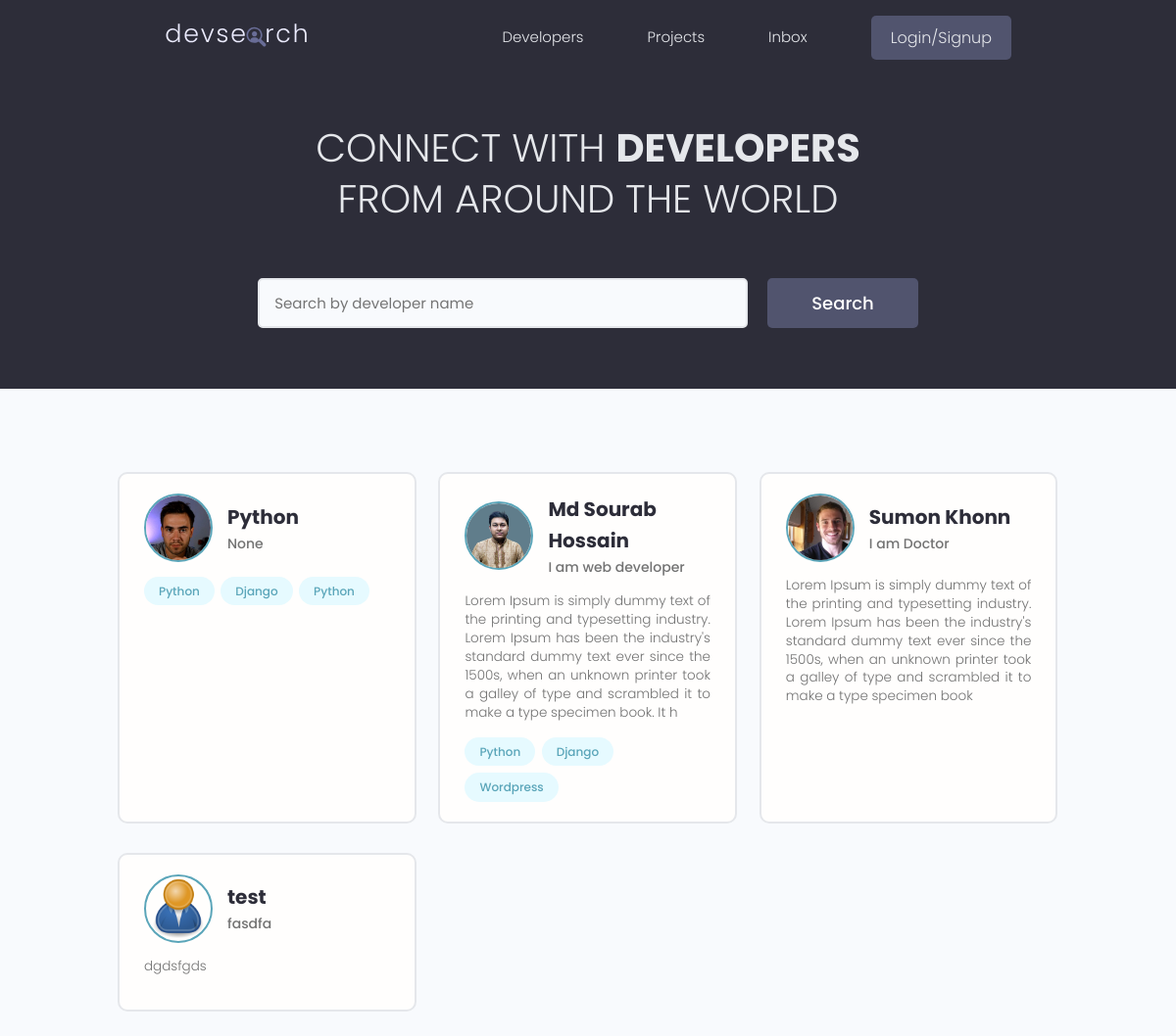
The page / on the database its author committed.
### users/models.py (models this page shows, shortened)
class Profile(models.Model):
    user = models.OneToOneField(User, on_delete=models.CASCADE, null=True, blank=True)
    name = models.CharField(max_length=200, blank=True, null=True)
    email = models.EmailField(max_length=200, blank=True, null=True)
    location = models.CharField(unique=True, max_length=200, blank=True, null=True)
    username = models.CharField(unique=True, max_length=200, blank=True, null=True)
    short_intro = models.CharField(max_length=200, blank=True, null=True)
    bio = models.TextField(blank=True, null=True)
    profile_image = models.ImageField(blank=True, null=True, upload_to='profiles/', default='profiles/user-default.png')
    social_github = models.CharField(max_length=200, blank=True, null=True)
    social_twitter = models.CharField(max_length=200, blank=True, null=True)
    social_stack_overflow = models.CharField(max_length=200, blank=True, null=True)
    social_linkedin = models.CharField(max_length=200, blank=True, null=True)
    social_website = models.CharField(max_length=200, blank=True, null=True)
    created = models.DateTimeField(auto_now_add=True)
    id = models.UUIDField(default=uuid.uuid4, unique=True, primary_key=True, editable=False)

class Skill(models.Model):
    owner = models.ForeignKey(Profile, on_delete=models.CASCADE, null=True, blank=True)
    name = models.CharField(max_length=200, blank=True, null=True)
    description = models.TextField(blank=True, null=True)
    created = models.DateTimeField(auto_now_add=True)
    id = models.UUIDField(default=uuid.uuid4, unique=True, primary_key=True, editable=False)
    def __str__(self):
        return str(self.name)

### users/views.py (the view)
# urls.py: path('', views.profiles, name='profiles'),
def profiles(request):
    profiles = Profile.objects.all()
    context = {'profiles': profiles}
    return render(request, 'users/profiles.html', context)

### users/templates/users/profiles.html (shortened to what this page needs)
{% extends 'main.html' %}
{% block content %}
  <main class="home">
    <section class="hero-section text-center">
      <div class="container container--narrow">
        <div class="hero-section__box">
          <h2>CONNECT WITH <span>DEVELOPERS</span></h2>
          <h2>FROM AROUND THE WORLD</h2>
        </div>
        <div class="hero-section__search">
          <form class="form" action="#" method="get">
            <div class="form__field">
              <input class="input input--text" id="formInput#search" type="text" name="text"
                placeholder="Search by developer name" />
            </div>
            <input class="btn btn--sub btn--lg" type="submit" value="Search" />
          </form>
        </div>
      </div>
    </section>
    <section class="devlist">
      <div class="container">
        <div class="grid grid--three">
        {% for profile in profiles %}
          <div class="column card">
            <div class="dev">
              <a href="{% url 'user-profile' profile.id %}" class="card__body">
                <div class="dev__profile">
                  <img class="avatar avatar--md" src="{{ profile.profile_image.url }}" alt="image" />
                  <div class="dev__meta">
                    <h3>{{ profile.name }}</h3>
                    <h5>{{ profile.short_intro | slice:"60" }}</h5>
                  </div>
                </div>
                <p class="dev__info">{{ profile.bio | slice:"250" }}</p>
                <div class="dev__skills">
                {% for skill in profile.skill_set.all|slice:"6" %}
                  <span class="tag tag--pill tag--main">
                    <small>{{ skill }}</small>
                  </span>
                {% endfor %}
                </div>
              </a>
            </div>
          </div>
        {% endfor %}
        </div>
      </div>
    </section>
  </main>
{% endblock %}

### static/styles/app.css (style rules this page uses)
:root { --color-sub: #2d2d39; }
.btn--sub { background-color: var(--color-sub-light); }
.card { border: 2px solid var(--color-light); }
img { width: 100%; }
.hero-section { height: 40vh; display: flex; align-items: center; background-color: var(--color-sub); }
.hero-section__box { margin-bottom: 4rem; }
.hero-section__box > h2, .hero-section__box > h2 > span { font-size: 4rem; color: var(--color-light); line-height: 1.3; text-transform: uppercase; }
.hero-section__box > h2 { font-weight: 300; }
.hero-section__box > h2 > span { font-weight: 700; }
.hero-section__search > .form { display: flex; align-items: center; justify-content: center; gap: 2rem; }
.hero-section__search > .form input.input--text { width: 50rem; }
.devlist { margin-top: 8rem; }
.devlist .grid { align-items: stretch; }
.devlist .dev .dev__profile { display: flex; align-items: center; gap: 1.5rem; }
.devlist .dev .dev__meta h3 { color: var(--color-sub); font-size: 2rem; font-weight: 700; }
.devlist .dev .dev__meta h5 { color: var(--color-text); font-size: 1.4rem; font-weight: 500; }
.devlist .dev .dev__info { margin: 1.5rem 0; font-size: 1.35rem; line-height: 1.4; text-align: justify; }

### static/uikit/styles/modules/_variables.css (style rules this page uses)
:root { --color-main: #5aa5b9; --color-main-light: #e6faff; --color-sub: #3f4156; --color-sub-light: #51546e; --color-sub-lighter: #ededfd; --color-text: #737373; --color-gray: #8b8b8b; --color-light: #e5e7eb; --color-light-gray: #767676; --color-bg: #f8fafd; --color-white: #fffefd; --color-white-light: #f3f3f3; --color-success: #359e64; --color-success-bg: #def8e8; --color-error: #fc4b0b; --color-error-bg: #fff2ee; --font-base: 'Poppins', arial, helvetica, 'Segoe UI', roboto, ubuntu, sans-serif; --font-monospace: 'Fira Code', 'Courier New', courier, monospace; --font-regular: 300; --font-medium: 500; --font-bold: 700; --generic-shadow: 1px 1px 5px #00000010; --generic-transition: all 0.3s ease-in-out; }

### static/uikit/styles/modules/_base.css (style rules this page uses)
* { margin: 0; padding: 0; box-sizing: border-box; text-rendering: optimizeLegibility; color: inherit; font-size: inherit; }
html { font-size: 50%; }
@media only screen and (min-width: 480px) { html { font-size: 56.25%; } }
@media only screen and (min-width: 1200px) { html { font-size: 62.5%; } }
body { line-height: 1.6; font-weight: 400; font-size: 1.5rem; color: var(--color-text); background-color: var(--color-bg); min-height: 100vh; }

### static/uikit/styles/modules/_typography.css (style rules this page uses)
* { font-family: var(--font-base); }
h2 { font-size: 3.6rem; font-weight: var(--font-bold); }
h3 { font-size: 3.2rem; font-weight: var(--font-medium); }
h5 { font-size: 2.4rem; font-weight: var(--font-medium); }
h5, h6 { font-weight: var(--font-regular); }
p, span, strong { font-size: 1.6rem; color: var(--color-text); font-weight: var(--font-regular); }
a { padding-bottom: 2px; text-decoration: none; display: inline-block; color: var(--color-main); font-weight: var(--font-medium); }

### static/uikit/styles/modules/_utilities.css (style rules this page uses)
.container { width: 92%; max-width: 165rem; margin: 0 auto; box-sizing: border-box; }
.container--narrow { width: 92%; max-width: 120rem; }
@media screen and (min-width: 1000px) { .container { width: 90%; } }
@media screen and (min-width: 1000px) { .container--narrow { width: 85%; } }
@media screen and (min-width: 1200px) { .container { width: 80%; } }
@media screen and (min-width: 1200px) { .container--narrow { width: 72%; } }
.text-center { text-align: center; }

### static/uikit/styles/modules/_avatar.css (style rules this page uses)
.avatar { border-radius: 50%; border: 2px solid var(--color-main); object-fit: cover; }
.avatar--md { height: 7rem; width: 7rem; }

### static/uikit/styles/modules/_button.css (style rules this page uses)
.btn { display: inline-block; position: relative; cursor: pointer; background-color: var(--color-light); font-weight: var(--font-medium); color: var(--color-sub); text-decoration: none; padding: 1rem 2rem; border-radius: 0.5rem; border: none; width: -webkit-fit-content; width: -moz-fit-content; width: fit-content; height: -webkit-fit-content; height: -moz-fit-content; height: fit-content; font-size: 1.6rem; outline-width: 0; outline-color: transparent; -webkit-backface-visibility: hidden; backface-visibility: hidden; transition: all 0.3s ease-in-out; }
.btn--sub { background-color: var(--color-sub); color: var(--color-white); }
.btn--lg { font-size: 1.8rem; padding: 1.2rem 4.5rem; }

### static/uikit/styles/modules/_card.css (style rules this page uses)
.card { border-radius: 1rem; background-color: var(--color-white); border: 1.5px solid var(--color-light); width: auto; height: auto; margin-top: 0.5rem; margin-bottom: 0.5rem; overflow: hidden; }
.card__body, .card__header { padding: 2rem 2.5rem; }

### rows shown on the page
Profile: profile_image (picture), name "Python", short_intro "None"
Skill: name "Python"
Skill: name "Django"
Skill: name "Python"
Profile: profile_image (picture), name "Md Sourab Hossain", short_intro "I am web developer", bio "Lorem Ipsum is simply dummy text of the printing and typesetting industry. Lorem Ipsum has been the industry's standard dummy text ever since the 1500s, when an unknown printer took a galley of type and scrambled it to make a type specimen book. It h"
Skill: name "Python"
Skill: name "Django"
Skill: name "Wordpress"
Profile: profile_image (picture), name "Sumon Khonn", short_intro "I am Doctor", bio "Lorem Ipsum is simply dummy text of the printing and typesetting industry. Lorem Ipsum has been the industry's standard dummy text ever since the 1500s, when an unknown printer took a galley of type and scrambled it to make a type specimen book"
Profile: profile_image (placeholder picture), name "test", short_intro "fasdfa", bio "dgdsfgds"
